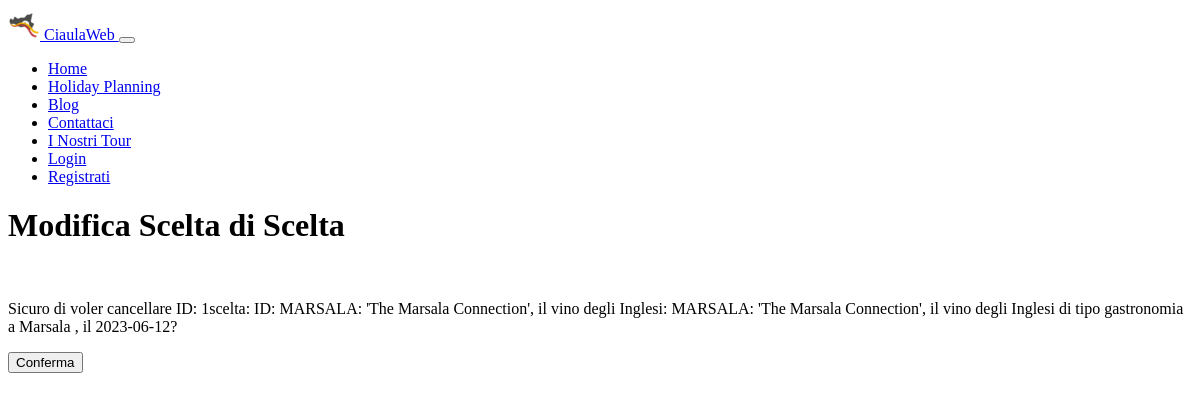
Before: /HolidayPlanning/cancellascelta/1 with the older database file.
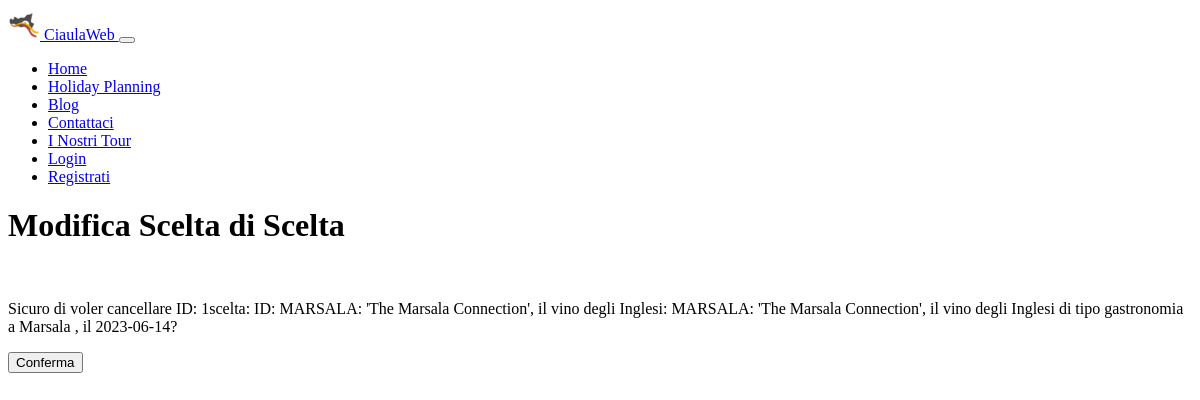
After: the same page with the newer database file.
### HolidayPlanning/models.py (models this page shows)
class Scelta(models.Model):
    giorno = models.DateField()  # scelto dall'utente
    attrazione = models.ForeignKey(to='Attrazione', on_delete=models.CASCADE, related_name="attrazione")
    oraInizio = models.TimeField(blank=True)  # scelta dall'utente
    oraFine = models.TimeField(blank=True)  # scelta dall'utente
    durata = models.DurationField()  # questi sono i secondi della durata
    posizioneInGiornata = models.IntegerField()  # numero progressivo
    def __str__(self):
        return "ID: " + str(self.pk) + "scelta: " + str(self.attrazione) + " , il " + str(self.giorno)
    class Meta:
        verbose_name = "Scelta"
        verbose_name_plural = "Scelte"

class Attrazione(models.Model):
    objects = None
    nome = models.CharField(max_length=200, primary_key=True)
    luogo = models.CharField(max_length=300)
    via = models.CharField(max_length=500)
    citta = models.CharField(max_length=200)
    costo = models.FloatField()
    tipo = models.CharField(max_length=200)
    oraApertura = models.TimeField('ora apertura')
    oraChiusura = models.TimeField('ora chiusura')
    descrizione = models.TextField()
    def __str__(self):
        return "ID: " + str(self.pk) + ": " + self.nome + " di tipo " + self.tipo + " a " + self.citta
    class Meta:
        verbose_name = "Attrazione"
        verbose_name_plural = "Attrazioni"

### HolidayPlanning/views.py (the view, shortened to what this page needs)
# urls.py: path("cancellascelta/<pk>", CancellaScelta.as_view(), name="cancellascelta"),
class CancellaScelta(DeleteView):
    model = Scelta
    template_name = "HolidayPlanning/cancellascelta.html"
    def get_context_data(self, **kwargs):
        ctx = super().get_context_data()
        entita = "Scelta"
        ctx["entita"] = entita
        return ctx

### HolidayPlanning/templates/HolidayPlanning/cancellascelta.html (shortened to what this page needs)
{% extends "base.html" %}
{% block content %}
    <h1>Modifica Scelta di {{ entita }}</h1>
<br>
    <form method="post">{% csrf_token %}
    <p>Sicuro di voler cancellare {{ object }}?</p>
    <input type="submit" value="Conferma">
    </form>
{% endblock %}

Changed rows visible on the page:
changed Scelta: id+attrazione+giorno "…a Marsala , il 2023-06-12" → "…a Marsala , il 2023-06-14"
